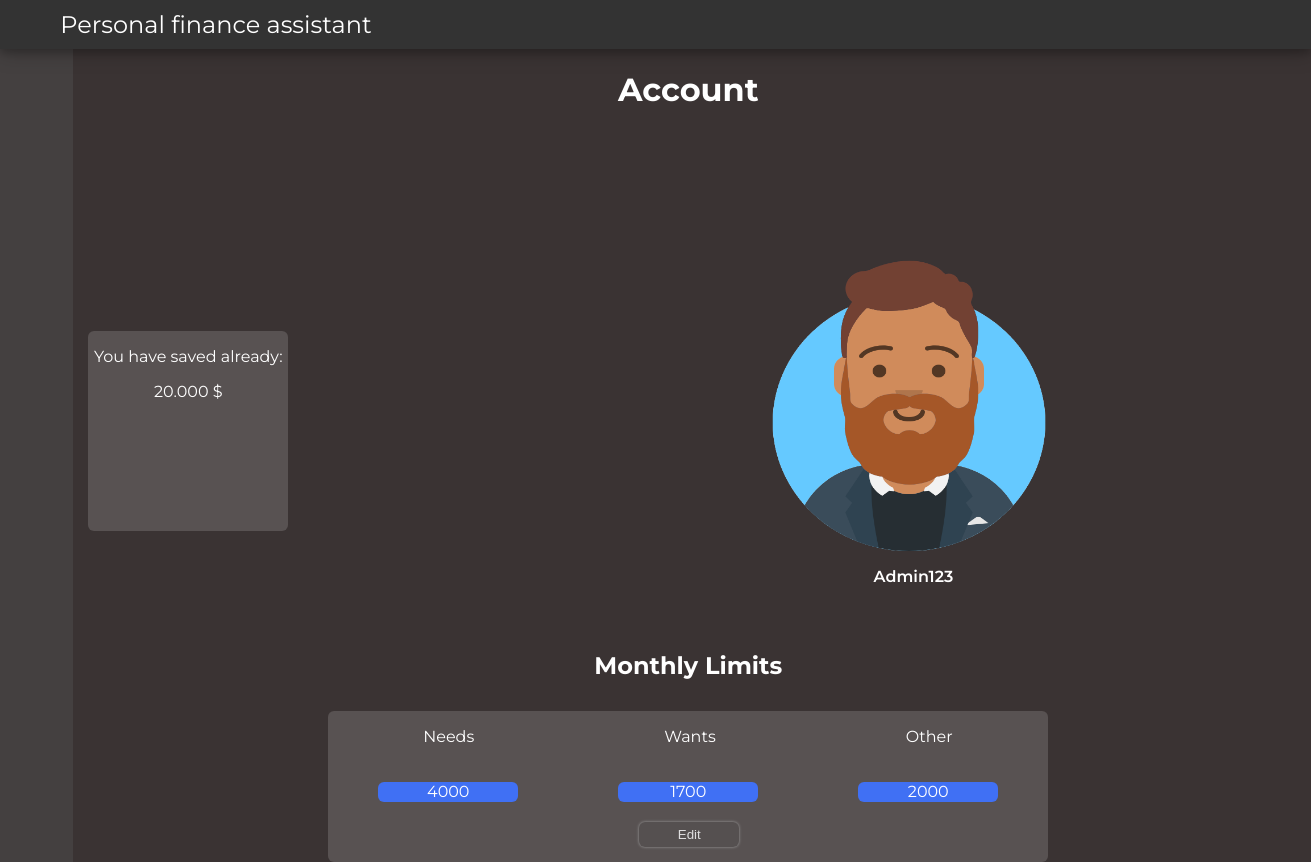
/account (signed in), run on the app's committed database.
### app/models.py (models this page shows)
class User(db.Model, UserMixin):
    __tablename__ = 'users'
    id = db.Column(db.Integer, primary_key=True, nullable=False)
    username = db.Column(db.String(20), unique=True, nullable=False)
    email = db.Column(db.String(120), unique=True, nullable=False)
    gender = db.Column(db.String(10), nullable=False)
    password = db.Column(db.String(60), nullable=False)
    saldo = db.Column(db.Float, nullable=False, default=0)
    wants = db.Column(db.Integer, nullable=False, default=1000)
    needs = db.Column(db.Integer, nullable=False, default=1000)
    other = db.Column(db.Integer, nullable=False, default=1000)
    incomes = db.relationship('Income', backref='user')
    expenses = db.relationship('Expense', backref='user')

### app/routes.py (the view)
@app.route("/account")
@login_required
def account():
    if current_user.gender == 'Male':
        avatar = url_for('static', filename='avatars/avatar-male.png')
    else:
        avatar = url_for('static', filename='avatars/avatar-female.png')
    return render_template('account.html', avatar=avatar)

### app/models.py (called while the page is built)
@login_manager.user_loader
def load_user(user_id):
    return User.query.get(int(user_id))

### app/routes.py (called while the page is built)
@app.context_processor
def utility_processor():
    def is_expense(transaction):
        return isinstance(transaction, Expense)
    def is_income(transaction):
        return isinstance(transaction, Income)
    return dict(is_expense=is_expense, is_income=is_income)

### app/templates/account.html
{% extends "base.html" %}
{% block content %}
    <div class="pg-list">
        <div class="acc-title">
            <h1>Account</h1>
        </div>
        <div class="acc-txav-container">
            <div class="acc-text-container">
                <p id="acc-txt1">You have saved already:</p>
                <p id="acc-txt2">20.000 $</p>
            </div>
            <div class="acc-img-container">
                <img src="{{ avatar }}" width="300" height="300">
                {% if current_user.is_authenticated %}
                    <p class="acc-img-text"  style="font-weight: 600;">{{ current_user.username }}</p>
                {% endif %}
            </div>
        </div>
        <div class="acc-limit-txt">
            <h2>Monthly Limits</h2>
        </div>
        <div class="acc-limit-container-full">
            <div class="acc-limit-container">
                <p class="acc-limit1">Needs</p>
                <p class="acc-limit2">Wants</p>
                <p class="acc-limit3">Other</p>
            </div>
            <div class="acc-skill-bar-container">
                <div class="acc-skill-bar">
                    <span class="acc-skill-per1">
                        <span class="acc-pb">{{ current_user.needs }}</span>
                    </span>
                </div>
                <div class="acc-skill-bar">
                    <span class="acc-skill-per2">
                        <span class="acc-pb">{{ current_user.wants }}</span>
                    </span>
                </div>
                <div class="acc-skill-bar">
                    <span class="acc-skill-per3">
                        <span class="acc-pb">{{ current_user.other }}</span>
                    </span>
                </div>
            </div>
            <div class="acc-btn-container" id="acc-btn1">
                <a href="{{ url_for('update_account') }}">
                    <button type="button" class="acc-btn"  style="width: 100px;height: 25px;">Edit</button>
                </a>
            </div>
        </div>
    </div>
{% endblock content %}

### app/static/main.css (style rules this page uses)
body { margin: 0; padding: 0; font-family: 'Montserrat', sans-serif; background-color: #3a3333; }
h1,h2,h3, p { color: rgb(255, 255, 255); }
.pg-list { display: flex; flex-direction: column; align-items: center; margin-left: 5%; }
.exp-btn, .inc-btn, .acc-btn { background: #555050; border-radius: 6px; border: none; box-shadow: 0 0 3px rgb(163, 163, 163); color: #DFDEDF; }
.acc-title { display: flex; text-align: center; margin-bottom: 100px; }
.acc-txav-container { display: flex; flex-direction: row; align-items: center; }
.acc-text-container { justify-content: start; width: 200px; height: 200px; text-align: center; position: relative; right: 250px; top: 50px; background-color: rgb(88, 82, 82); border-radius: 6px; }
.acc-img-container { display: flex; justify-content: end; position: relative; top: 20px; left: 100px; width: 500px; }
.acc-img-text { position: relative; top: 300px; right: 185px; }
.acc-limit-txt { display: flex; margin-top: 100px; height: 20px; }
.acc-limit-container { display: flex; flex-direction: row; gap:140px; position: relative; left: 145px; }
.acc-limit-container-full { margin-top: 60px; background-color: rgb(88, 82, 82); border-radius: 6px; }
.acc-limit1 { position: relative; right: 50px; }
.acc-limit3 { position: relative; left: 50px; }
.acc-skill-bar-container { display: flex; justify-content: center; align-items: center; margin-top: 20px; margin-bottom: 20px; }
.acc-skill-bar { position: relative; display: inline-block; height: 20px; width: 140px; border-radius: 6px; background: #4070f4; margin: 0 50px; }
.acc-skill-per1, .acc-skill-per2, .acc-skill-per3 { display: flex; justify-content: center; align-items: center; position: absolute; top: 0; left: 0; width: 100%; height: 100%; color: #ffffff; }
#acc-btn1 { position: relative; margin-top: 14px; margin-bottom: 15px; left: 311px; }

### data on the page
User: username "Admin123", needs "4000", wants "1700", other "2000"
